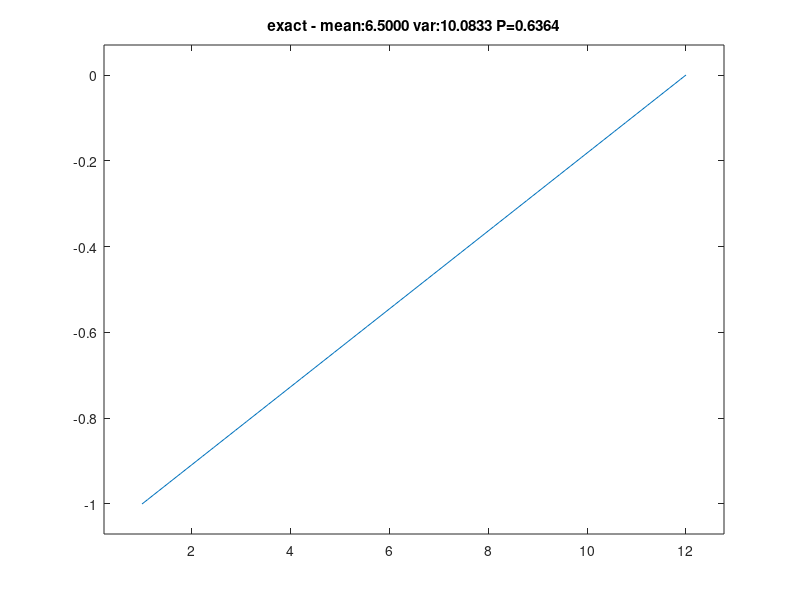
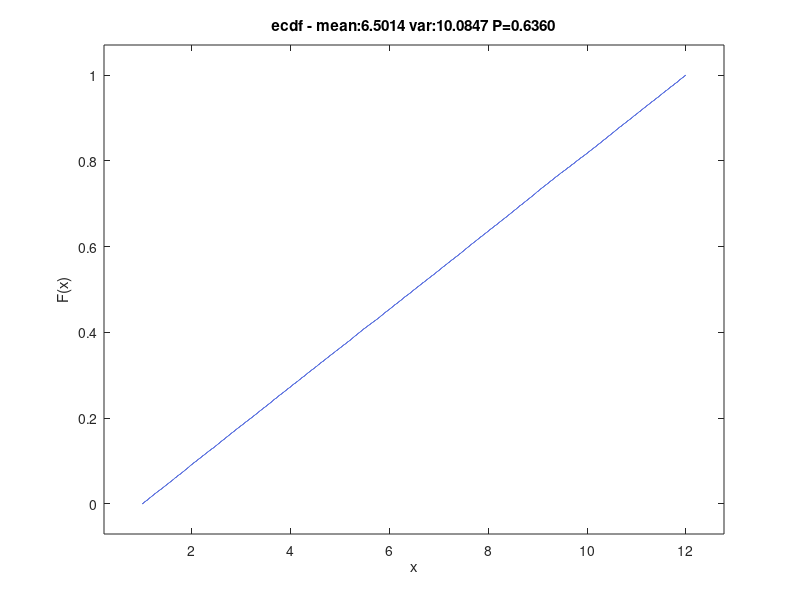

Reproduce these figures in MATLAB, in order.
clc;clear;clf;

% 
% by hand approach: we know the cdf everything can be computed


% by-hand (theoretical)
figure(1);
a=1; b=12;
xx=linspace(a,b);
F=@(x) (x-b)/(b-a);
yy=F(xx);
plot(xx,yy);
title(sprintf("exact - mean:%.4f var:%.4f P=%.4f",(a+b)/2,(b-a)^2/12,F(8)-F(1)));
axis padded;



% by-simulation
figure(2);
N=100000;
RV=11*rand(1,N)+1;
ecdf(RV);
K=sum(RV<=8);
title(sprintf("ecdf - mean:%.4f var:%.4f P=%.4f",mean(RV),var(RV),K/N));
axis padded;
